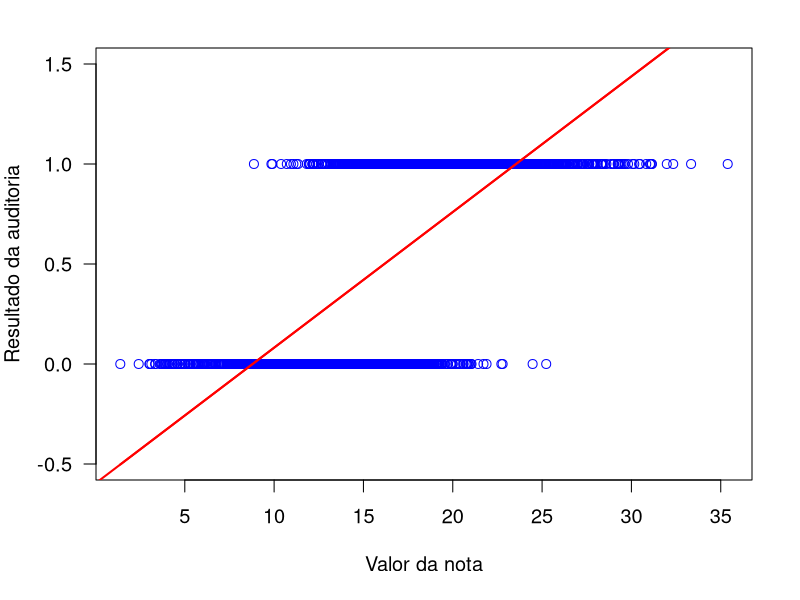
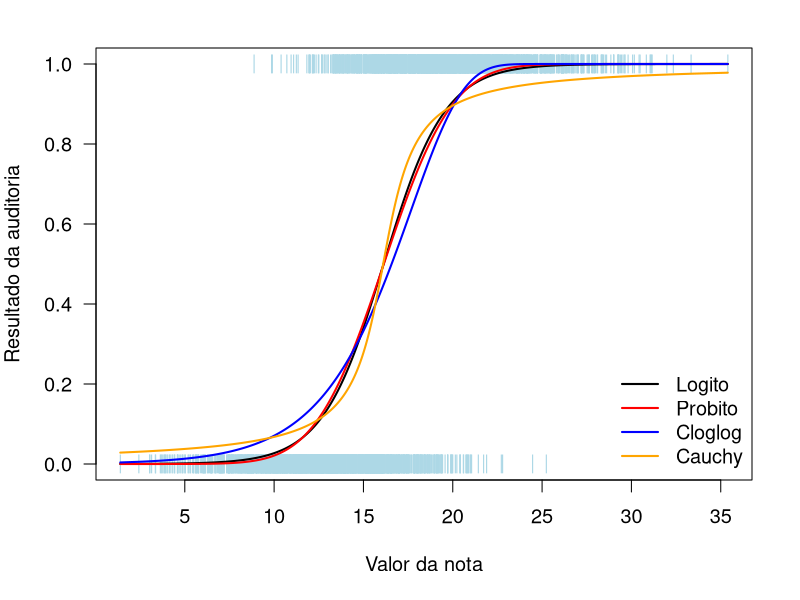

Source code (R) for these figures, in order:
########################################################################
### Dados sobre auditoria na prestação de contas de 3000 indivíduos. 

### As variáveis são as segintes:
### valor: é  o valor da nota (em milhares de dólares) 

### resultado: e a resposta é o resultado da auditoria (1, se a nota tem indício de fraude
### e 0, não tinha indícios). O objetivo é modelar o resultado da auditoria em função
### do valor da nota.

auditoria <- read.csv2('auditoria.csv')
options(device = 'x11')

par(las = 1, mar = c(5,4,2,2), cex = 1.2)
plot(resultado ~ valor, data = auditoria, ylim = c(-0.5, 1.5), col = 'blue',
     xlab = 'Valor da nota', ylab = 'Resultado da auditoria')
### Aparentemente, notas de maior valor estão mais propensas a indícios de fraude.

### Vamos ajustar um modelo de regressão linear. 
ajuste <- lm(resultado ~ valor, data = auditoria)
abline(coef(ajuste), col = 'red', lwd = 2)
lines(sort(auditoria$valor), fitted(ajuste)[order(auditoria$valor)], col = 'red', lwd = 2)
### O modelo ajustado claramente não é apropriado. Observe que para determinados
### valores da variável explicativa, temos valor ajustado inferior a zero
### ou superior a 1.

### Vamos contornar isso ajustando um modelo com resposta binomial, o que
### permitirá modelar a probabilidade de uma conta apresentar erros condicional
### ao valor da nota. Vamos avaliar diferentes funções de
### ligação que podem ser usadas na modelagem de dados binários.

par(las = 1, mar = c(5,4,2,2), cex = 1.2)
plot(resultado ~ valor, data = auditoria, pch = "|", ylim = c(0,1), col = 'lightblue',
     xlab = 'Valor da nota', ylab = 'Resultado da auditoria')

ajuste2 <- glm(resultado ~ valor, family = binomial(link = logit), data = auditoria)
### Ligação logito.
summary(ajuste2)
lines(sort(auditoria$valor), predict(ajuste2, type = 'response')[order(auditoria$valor)], 
      col = 'black', lwd = 2)
### Adicionando a regressão ajustada ao gráfico.

ajuste3 <- glm(resultado ~ valor, family = binomial(link = probit), data = auditoria)
### Ligação probito.
summary(ajuste3)
lines(sort(auditoria$valor), predict(ajuste3, type = 'response')[order(auditoria$valor)], 
      col = 'red', lwd = 2)

ajuste4 <- glm(resultado ~ valor, family = binomial(link = cloglog), data = auditoria)
### Ligação complemento log-log.
summary(ajuste4)
lines(sort(auditoria$valor), predict(ajuste4, type = 'response')[order(auditoria$valor)], 
      col = 'blue', lwd = 2)

ajuste5 <- glm(resultado ~ valor, family = binomial(link = cauchit), data = auditoria)
### Ligação Cauchy.
summary(ajuste5)
lines(sort(auditoria$valor), predict(ajuste5, type = 'response')[order(auditoria$valor)], 
      col = 'orange', lwd = 2)

legend(x = 'bottomright', lwd = 2, col = c('black', 'red', 'blue', 'orange'),
       legend = c('Logito', 'Probito', 'Cloglog', 'Cauchy'), bty = 'n')

### Aparentemente, os modelos com ligação logito e probito proporcionam melhor
### ajuste que os demais. Além disso, os ajustes desses dois modelos são
### bastante semelhantes. Vamos comparar os modelos com base nos respectivos
### AICs.

AIC(ajuste2, ajuste3, ajuste4, ajuste5)
### O ajuste 2 (modelo com ligação logito) produziu menor AIC, sendo preferível.